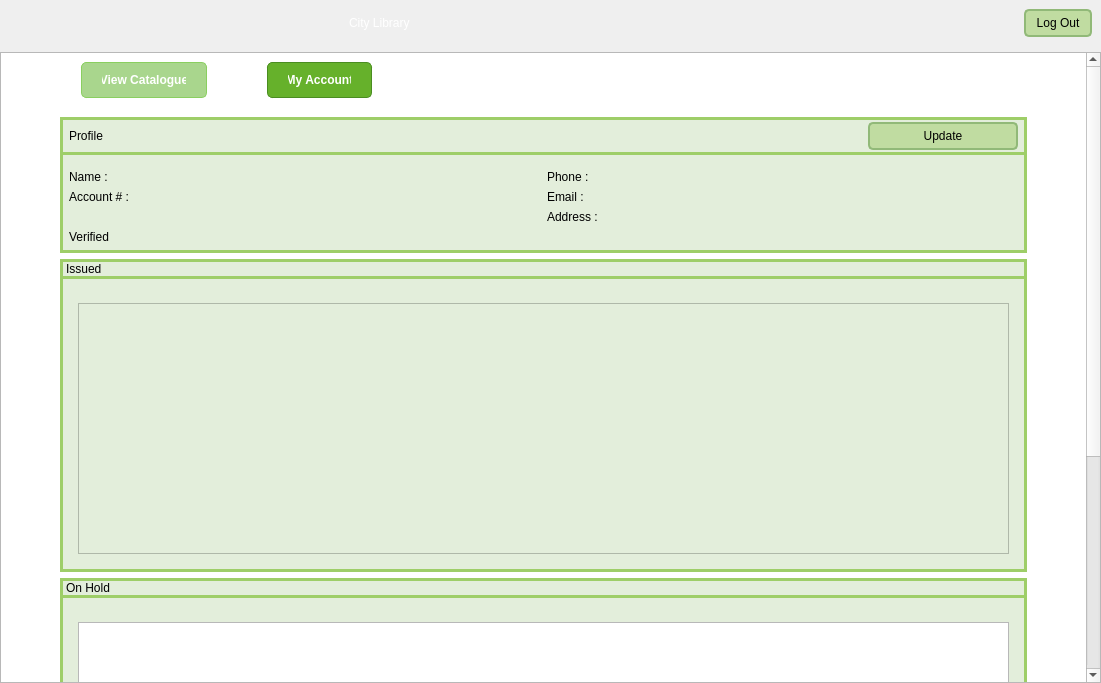
<?xml version="1.0" encoding="UTF-8"?>
<ui version="4.0">
 <class>ViewMemberDashboard</class>
 <widget class="QWidget" name="ViewMemberDashboard">
  <property name="geometry">
   <rect>
    <x>0</x>
    <y>0</y>
    <width>1101</width>
    <height>683</height>
   </rect>
  </property>
  <property name="windowTitle">
   <string>Form</string>
  </property>
  <property name="styleSheet">
   <string notr="true">QPushButton {
    padding: 5px 10px;
    border-radius: 5px;
    outline: none;
    color: rgb(0, 0, 0);
    font: 700 9pt &quot;Segoe UI&quot;;
    background-color: rgb(192, 220, 161);
    border: 2px solid rgb(145, 185, 120);
}

QPushButton:hover {
    background-color: rgb(161, 184, 135); 
    border: 2px solid rgb(130, 165, 110); 
}

QPushButton:pressed {
    background-color: rgb(145, 165, 120);
    border: 2px solid rgb(130, 155, 100); 
    padding-top: 10px; 
    padding-bottom: 6px; 
}

#MemberView{
	background-color: rgb(255, 255, 255);
}
</string>
  </property>
  <layout class="QVBoxLayout" name="verticalLayout">
   <property name="leftMargin">
    <number>0</number>
   </property>
   <property name="topMargin">
    <number>0</number>
   </property>
   <property name="rightMargin">
    <number>0</number>
   </property>
   <property name="bottomMargin">
    <number>0</number>
   </property>
   <item>
    <widget class="QWidget" name="bannerBackground" native="true">
     <property name="maximumSize">
      <size>
       <width>16777215</width>
       <height>150</height>
      </size>
     </property>
     <property name="styleSheet">
      <string notr="true">#bannerBackground {
	background-image: url(:/branding/images/brand/background.jpg);
}</string>
     </property>
     <layout class="QHBoxLayout" name="horizontalLayout" stretch="1,2,0">
      <property name="rightMargin">
       <number>9</number>
      </property>
      <item>
       <widget class="QLabel" name="bannerLogo">
        <property name="text">
         <string/>
        </property>
        <property name="pixmap">
         <pixmap resource="images.qrc">:/branding/images/brand/logoSmall.png</pixmap>
        </property>
       </widget>
      </item>
      <item>
       <widget class="QLabel" name="bannerTitle">
        <property name="styleSheet">
         <string notr="true">#bannerTitle {
	color: rgb(255, 255, 255);
	font: 700 60pt &quot;Segoe UI&quot;;
}</string>
        </property>
        <property name="text">
         <string>City Library</string>
        </property>
       </widget>
      </item>
      <item>
       <widget class="QPushButton" name="logoutButton">
        <property name="minimumSize">
         <size>
          <width>0</width>
          <height>25</height>
         </size>
        </property>
        <property name="maximumSize">
         <size>
          <width>150</width>
          <height>16777215</height>
         </size>
        </property>
        <property name="text">
         <string>Log Out</string>
        </property>
       </widget>
      </item>
     </layout>
    </widget>
   </item>
   <item>
    <widget class="QScrollArea" name="scrollArea">
     <property name="widgetResizable">
      <bool>true</bool>
     </property>
     <widget class="QWidget" name="pageScroll">
      <property name="geometry">
       <rect>
        <x>0</x>
        <y>0</y>
        <width>1085</width>
        <height>1015</height>
       </rect>
      </property>
      <property name="sizePolicy">
       <sizepolicy hsizetype="Expanding" vsizetype="Expanding">
        <horstretch>0</horstretch>
        <verstretch>0</verstretch>
       </sizepolicy>
      </property>
      <property name="styleSheet">
       <string notr="true">#pageScroll{
	background-color: rgb(255, 255, 255);
}</string>
      </property>
      <layout class="QVBoxLayout" name="verticalLayout_6">
       <property name="leftMargin">
        <number>0</number>
       </property>
       <property name="topMargin">
        <number>0</number>
       </property>
       <property name="rightMargin">
        <number>0</number>
       </property>
       <property name="bottomMargin">
        <number>0</number>
       </property>
       <item>
        <widget class="QWidget" name="pageLayout" native="true">
         <property name="styleSheet">
          <string notr="true"/>
         </property>
         <layout class="QVBoxLayout" name="verticalLayout_15">
          <property name="leftMargin">
           <number>50</number>
          </property>
          <property name="rightMargin">
           <number>50</number>
          </property>
          <item>
           <widget class="QTabWidget" name="memberTab">
            <property name="styleSheet">
             <string notr="true">QTabWidget {
    border: none;
}

QTabWidget::pane {
    border: none;
}

QTabBar::tab {
    background-color: rgb(158, 206, 104);
    color: white;
    padding: 10px 20px;
    border: 1px solid rgb(138, 207, 96);
    border-radius: 5px;
    margin-left: 30px;
    margin-right: 30px;
	margin-bottom: 10px;
    font-weight: bold;
}

QTabBar::tab:hover {
    background-color: rgb(118, 193, 68);
}

QTabBar::tab:selected {
    background-color: rgb(102, 177, 43);
    border-color: rgb(74, 141, 33);
}

QTabBar::tab:!selected {
    background-color: rgb(169, 214, 141);
}

QTabWidget::indicator {
    width: 0;
    height: 0;
}
</string>
            </property>
            <property name="currentIndex">
             <number>1</number>
            </property>
            <widget class="QWidget" name="catalogueTab">
             <attribute name="title">
              <string>View Catalogue</string>
             </attribute>
             <layout class="QVBoxLayout" name="verticalLayout_8">
              <property name="leftMargin">
               <number>50</number>
              </property>
              <property name="rightMargin">
               <number>50</number>
              </property>
              <item>
               <layout class="QHBoxLayout" name="tabContents">
                <item>
                 <layout class="QVBoxLayout" name="searchContents">
                  <property name="leftMargin">
                   <number>25</number>
                  </property>
                  <property name="rightMargin">
                   <number>25</number>
                  </property>
                  <item>
                   <widget class="QListWidget" name="catalogueList">
                    <property name="styleSheet">
                     <string notr="true">#catalogueList{
background-color: rgb(227, 238, 219);
border: 5px solid;
border-color: rgb(158, 206, 104);
}</string>
                    </property>
                   </widget>
                  </item>
                 </layout>
                </item>
               </layout>
              </item>
              <item>
               <layout class="QHBoxLayout" name="catalogueFooter">
                <item>
                 <spacer name="horizontalSpacer_3">
                  <property name="orientation">
                   <enum>Qt::Orientation::Horizontal</enum>
                  </property>
                  <property name="sizeHint" stdset="0">
                   <size>
                    <width>40</width>
                    <height>20</height>
                   </size>
                  </property>
                 </spacer>
                </item>
                <item>
                 <widget class="QLabel" name="catalogueFooterLabel">
                  <property name="text">
                   <string/>
                  </property>
                  <property name="pixmap">
                   <pixmap resource="images.qrc">:/branding/images/brand/logoSmall.png</pixmap>
                  </property>
                 </widget>
                </item>
                <item>
                 <spacer name="horizontalSpacer_4">
                  <property name="orientation">
                   <enum>Qt::Orientation::Horizontal</enum>
                  </property>
                  <property name="sizeHint" stdset="0">
                   <size>
                    <width>40</width>
                    <height>20</height>
                   </size>
                  </property>
                 </spacer>
                </item>
               </layout>
              </item>
             </layout>
            </widget>
            <widget class="QWidget" name="accountTab">
             <attribute name="title">
              <string>My Account</string>
             </attribute>
             <layout class="QVBoxLayout" name="verticalLayout_5">
              <property name="sizeConstraint">
               <enum>QLayout::SizeConstraint::SetDefaultConstraint</enum>
              </property>
              <item>
               <widget class="QWidget" name="profileContent" native="true">
                <property name="styleSheet">
                 <string notr="true">#profileContent{
	border: 3px solid;
	border-color: rgb(158, 206, 104);
	background-color: rgb(227, 238, 219);
}

#profileContent * {
	color: rgb(0, 0, 0);
}
</string>
                </property>
                <layout class="QVBoxLayout" name="verticalLayout_4">
                 <property name="leftMargin">
                  <number>0</number>
                 </property>
                 <property name="topMargin">
                  <number>0</number>
                 </property>
                 <property name="rightMargin">
                  <number>0</number>
                 </property>
                 <property name="bottomMargin">
                  <number>0</number>
                 </property>
                 <item>
                  <widget class="QWidget" name="profileTopLayout" native="true">
                   <property name="styleSheet">
                    <string notr="true">#profileTopLayout {
	border: 3px solid;
	border-color: rgb(158, 206, 104);
}</string>
                   </property>
                   <layout class="QHBoxLayout" name="profileTitleLayout">
                    <property name="leftMargin">
                     <number>9</number>
                    </property>
                    <property name="topMargin">
                     <number>5</number>
                    </property>
                    <property name="rightMargin">
                     <number>9</number>
                    </property>
                    <property name="bottomMargin">
                     <number>5</number>
                    </property>
                    <item>
                     <widget class="QLabel" name="profileLabel">
                      <property name="styleSheet">
                       <string notr="true">#profileLabel{
	
	font: 700 12pt &quot;Segoe UI&quot;;
}</string>
                      </property>
                      <property name="text">
                       <string>Profile</string>
                      </property>
                     </widget>
                    </item>
                    <item>
                     <widget class="QPushButton" name="updateButton">
                      <property name="minimumSize">
                       <size>
                        <width>0</width>
                        <height>25</height>
                       </size>
                      </property>
                      <property name="maximumSize">
                       <size>
                        <width>150</width>
                        <height>16777215</height>
                       </size>
                      </property>
                      <property name="text">
                       <string>Update</string>
                      </property>
                     </widget>
                    </item>
                   </layout>
                  </widget>
                 </item>
                 <item>
                  <widget class="QWidget" name="profileDetailsLayout_2" native="true">
                   <layout class="QGridLayout" name="profileDetailsLayout">
                    <property name="leftMargin">
                     <number>9</number>
                    </property>
                    <property name="rightMargin">
                     <number>9</number>
                    </property>
                    <property name="bottomMargin">
                     <number>9</number>
                    </property>
                    <item row="2" column="2">
                     <widget class="QLabel" name="addressLabel">
                      <property name="styleSheet">
                       <string notr="true">#addressLabel{
	font: 700 12pt &quot;Segoe UI&quot;;
}</string>
                      </property>
                      <property name="text">
                       <string>Address :</string>
                      </property>
                     </widget>
                    </item>
                    <item row="0" column="2">
                     <widget class="QLabel" name="phoneLabel">
                      <property name="styleSheet">
                       <string notr="true">#phoneLabel{
	font: 700 12pt &quot;Segoe UI&quot;;
}</string>
                      </property>
                      <property name="text">
                       <string>Phone :</string>
                      </property>
                     </widget>
                    </item>
                    <item row="1" column="2">
                     <widget class="QLabel" name="emailLabel">
                      <property name="styleSheet">
                       <string notr="true">#emailLabel{
	font: 700 12pt &quot;Segoe UI&quot;;
}</string>
                      </property>
                      <property name="text">
                       <string>Email : </string>
                      </property>
                     </widget>
                    </item>
                    <item row="1" column="0">
                     <widget class="QLabel" name="accountLabel">
                      <property name="styleSheet">
                       <string notr="true">#accountLabel{
	font: 700 12pt &quot;Segoe UI&quot;;
}</string>
                      </property>
                      <property name="text">
                       <string>Account # :</string>
                      </property>
                     </widget>
                    </item>
                    <item row="0" column="3">
                     <widget class="QLabel" name="phoneOutputLabel">
                      <property name="styleSheet">
                       <string notr="true">#phoneOutputLabel{
	font: 10pt &quot;Segoe UI&quot;;
}</string>
                      </property>
                      <property name="text">
                       <string/>
                      </property>
                     </widget>
                    </item>
                    <item row="0" column="1">
                     <widget class="QLabel" name="nameOutputLabel">
                      <property name="styleSheet">
                       <string notr="true">#nameOutputLabel{
	font: 10pt &quot;Segoe UI&quot;;
}</string>
                      </property>
                      <property name="text">
                       <string/>
                      </property>
                     </widget>
                    </item>
                    <item row="1" column="1">
                     <widget class="QLabel" name="accountOutputLabel">
                      <property name="styleSheet">
                       <string notr="true">#accountOutputLabel{
	font: 10pt &quot;Segoe UI&quot;;
}</string>
                      </property>
                      <property name="text">
                       <string/>
                      </property>
                     </widget>
                    </item>
                    <item row="2" column="3">
                     <widget class="QLabel" name="addressOutputLabel">
                      <property name="styleSheet">
                       <string notr="true">#addressOutputLabel{
	font: 10pt &quot;Segoe UI&quot;;
}</string>
                      </property>
                      <property name="text">
                       <string/>
                      </property>
                     </widget>
                    </item>
                    <item row="1" column="3">
                     <widget class="QLabel" name="emailOutputLabel">
                      <property name="styleSheet">
                       <string notr="true">#emailOutputLabel{
	font: 10pt &quot;Segoe UI&quot;;
}</string>
                      </property>
                      <property name="text">
                       <string/>
                      </property>
                     </widget>
                    </item>
                    <item row="3" column="0">
                     <widget class="QLabel" name="verifiedLabel">
                      <property name="styleSheet">
                       <string notr="true">#verifiedLabel{
	font: 700 12pt &quot;Segoe UI&quot;;
}</string>
                      </property>
                      <property name="text">
                       <string>Verified</string>
                      </property>
                     </widget>
                    </item>
                    <item row="0" column="0">
                     <widget class="QLabel" name="nameLabel">
                      <property name="styleSheet">
                       <string notr="true">#nameLabel {
	font: 700 12pt &quot;Segoe UI&quot;;
}</string>
                      </property>
                      <property name="text">
                       <string>Name :</string>
                      </property>
                     </widget>
                    </item>
                    <item row="3" column="1">
                     <widget class="QLabel" name="verfiedOutput">
                      <property name="text">
                       <string/>
                      </property>
                     </widget>
                    </item>
                   </layout>
                  </widget>
                 </item>
                </layout>
               </widget>
              </item>
              <item>
               <widget class="QWidget" name="issuedContent" native="true">
                <property name="sizePolicy">
                 <sizepolicy hsizetype="Expanding" vsizetype="Expanding">
                  <horstretch>0</horstretch>
                  <verstretch>0</verstretch>
                 </sizepolicy>
                </property>
                <property name="styleSheet">
                 <string notr="true">#issuedContent{
	border: 3px solid;
	border-color: rgb(158, 206, 104);
	background-color: rgb(227, 238, 219);
}

#issuedContent * {
	color: rgb(0, 0, 0);
}
</string>
                </property>
                <layout class="QVBoxLayout" name="verticalLayout_9" stretch="0,2">
                 <property name="leftMargin">
                  <number>0</number>
                 </property>
                 <property name="topMargin">
                  <number>0</number>
                 </property>
                 <property name="rightMargin">
                  <number>0</number>
                 </property>
                 <property name="bottomMargin">
                  <number>0</number>
                 </property>
                 <item>
                  <widget class="QLabel" name="issuedLabel">
                   <property name="sizePolicy">
                    <sizepolicy hsizetype="Expanding" vsizetype="Expanding">
                     <horstretch>0</horstretch>
                     <verstretch>0</verstretch>
                    </sizepolicy>
                   </property>
                   <property name="styleSheet">
                    <string notr="true">#issuedLabel {
	font: 700 12pt &quot;Segoe UI&quot;;
	border: 3px solid;
	border-color: rgb(158, 206, 104);
}</string>
                   </property>
                   <property name="text">
                    <string>Issued</string>
                   </property>
                  </widget>
                 </item>
                 <item>
                  <widget class="QWidget" name="issuedContentLayout" native="true">
                   <layout class="QVBoxLayout" name="verticalLayout_16">
                    <item>
                     <widget class="QStackedWidget" name="issuedStackedWidget">
                      <property name="styleSheet">
                       <string notr="true">#issuedStackedWidget{
	background-color: rgb(227, 238, 219);
}</string>
                      </property>
                      <property name="currentIndex">
                       <number>0</number>
                      </property>
                      <widget class="QWidget" name="issuedPage">
                       <property name="sizePolicy">
                        <sizepolicy hsizetype="Preferred" vsizetype="Expanding">
                         <horstretch>0</horstretch>
                         <verstretch>0</verstretch>
                        </sizepolicy>
                       </property>
                       <layout class="QVBoxLayout" name="verticalLayout_10">
                        <item>
                         <widget class="QListWidget" name="issuedList">
                          <property name="sizePolicy">
                           <sizepolicy hsizetype="Expanding" vsizetype="Expanding">
                            <horstretch>0</horstretch>
                            <verstretch>0</verstretch>
                           </sizepolicy>
                          </property>
                          <property name="minimumSize">
                           <size>
                            <width>0</width>
                            <height>250</height>
                           </size>
                          </property>
                          <property name="styleSheet">
                           <string notr="true">QListWidget{
	
	background-color: rgb(227, 238, 219);
}

QListWidget::item::hover{
	background-color: rgb(100, 130, 66);
}</string>
                          </property>
                          <property name="verticalScrollBarPolicy">
                           <enum>Qt::ScrollBarPolicy::ScrollBarAlwaysOff</enum>
                          </property>
                          <property name="horizontalScrollBarPolicy">
                           <enum>Qt::ScrollBarPolicy::ScrollBarAsNeeded</enum>
                          </property>
                          <property name="isWrapping" stdset="0">
                           <bool>false</bool>
                          </property>
                          <property name="resizeMode">
                           <enum>QListView::ResizeMode::Adjust</enum>
                          </property>
                         </widget>
                        </item>
                       </layout>
                      </widget>
                      <widget class="QWidget" name="noIssuedPage">
                       <property name="maximumSize">
                        <size>
                         <width>16777215</width>
                         <height>50</height>
                        </size>
                       </property>
                       <layout class="QVBoxLayout" name="verticalLayout_11">
                        <item>
                         <widget class="QLabel" name="noIssueLabel">
                          <property name="styleSheet">
                           <string notr="true">#noIssueLabel{
	
	background-color: rgb(227, 238, 219);
}</string>
                          </property>
                          <property name="text">
                           <string>No books checked out </string>
                          </property>
                          <property name="alignment">
                           <set>Qt::AlignmentFlag::AlignLeading|Qt::AlignmentFlag::AlignLeft|Qt::AlignmentFlag::AlignTop</set>
                          </property>
                         </widget>
                        </item>
                       </layout>
                      </widget>
                     </widget>
                    </item>
                   </layout>
                  </widget>
                 </item>
                </layout>
               </widget>
              </item>
              <item>
               <widget class="QWidget" name="holdContent" native="true">
                <property name="styleSheet">
                 <string notr="true">#holdContent{
	border: 3px solid;
	background-color: rgb(227, 238, 219);
	border-color: rgb(158, 206, 104);
}

#holdContent * {
	color: rgb(0, 0, 0);
}</string>
                </property>
                <layout class="QVBoxLayout" name="verticalLayout_2">
                 <property name="leftMargin">
                  <number>0</number>
                 </property>
                 <property name="topMargin">
                  <number>0</number>
                 </property>
                 <property name="rightMargin">
                  <number>0</number>
                 </property>
                 <property name="bottomMargin">
                  <number>0</number>
                 </property>
                 <item>
                  <widget class="QLabel" name="holdLabel">
                   <property name="styleSheet">
                    <string notr="true">#holdLabel {
	font: 700 12pt &quot;Segoe UI&quot;;
	border: 3px solid;
	border-color: rgb(158, 206, 104);
}</string>
                   </property>
                   <property name="text">
                    <string>On Hold</string>
                   </property>
                  </widget>
                 </item>
                 <item>
                  <widget class="QWidget" name="holdContentLayout" native="true">
                   <layout class="QVBoxLayout" name="verticalLayout_17">
                    <item>
                     <widget class="QStackedWidget" name="holdStackedWidget">
                      <property name="currentIndex">
                       <number>0</number>
                      </property>
                      <widget class="QWidget" name="holdPage">
                       <layout class="QVBoxLayout" name="verticalLayout_3">
                        <item>
                         <widget class="QListWidget" name="holdList">
                          <property name="sizePolicy">
                           <sizepolicy hsizetype="Expanding" vsizetype="MinimumExpanding">
                            <horstretch>0</horstretch>
                            <verstretch>0</verstretch>
                           </sizepolicy>
                          </property>
                          <property name="minimumSize">
                           <size>
                            <width>0</width>
                            <height>250</height>
                           </size>
                          </property>
                          <property name="styleSheet">
                           <string notr="true">QListWidget::item::hover{
	background-color: rgb(100, 130, 66);
}</string>
                          </property>
                         </widget>
                        </item>
                       </layout>
                      </widget>
                      <widget class="QWidget" name="noHoldPage">
                       <layout class="QVBoxLayout" name="verticalLayout_7">
                        <item>
                         <widget class="QLabel" name="noHoldLabel">
                          <property name="styleSheet">
                           <string notr="true">#noHoldLabel{
	
	background-color: rgb(227, 238, 219);
}</string>
                          </property>
                          <property name="text">
                           <string>No books on hold</string>
                          </property>
                          <property name="alignment">
                           <set>Qt::AlignmentFlag::AlignLeading|Qt::AlignmentFlag::AlignLeft|Qt::AlignmentFlag::AlignTop</set>
                          </property>
                         </widget>
                        </item>
                       </layout>
                      </widget>
                     </widget>
                    </item>
                   </layout>
                  </widget>
                 </item>
                </layout>
               </widget>
              </item>
              <item>
               <widget class="QWidget" name="accoutFooterBackground" native="true">
                <property name="minimumSize">
                 <size>
                  <width>0</width>
                  <height>110</height>
                 </size>
                </property>
                <property name="maximumSize">
                 <size>
                  <width>16777215</width>
                  <height>110</height>
                 </size>
                </property>
                <layout class="QGridLayout" name="gridLayout" columnstretch="0,0,0">
                 <item row="0" column="2">
                  <spacer name="horizontalSpacer_2">
                   <property name="orientation">
                    <enum>Qt::Orientation::Horizontal</enum>
                   </property>
                   <property name="sizeHint" stdset="0">
                    <size>
                     <width>40</width>
                     <height>20</height>
                    </size>
                   </property>
                  </spacer>
                 </item>
                 <item row="0" column="1">
                  <widget class="QLabel" name="footerLogo">
                   <property name="text">
                    <string/>
                   </property>
                   <property name="pixmap">
                    <pixmap resource="images.qrc">:/branding/images/brand/logoSmall.png</pixmap>
                   </property>
                  </widget>
                 </item>
                 <item row="0" column="0">
                  <spacer name="horizontalSpacer">
                   <property name="orientation">
                    <enum>Qt::Orientation::Horizontal</enum>
                   </property>
                   <property name="sizeHint" stdset="0">
                    <size>
                     <width>472</width>
                     <height>5</height>
                    </size>
                   </property>
                  </spacer>
                 </item>
                </layout>
               </widget>
              </item>
             </layout>
            </widget>
           </widget>
          </item>
         </layout>
        </widget>
       </item>
      </layout>
     </widget>
    </widget>
   </item>
  </layout>
 </widget>
 <resources>
  <include location="images.qrc"/>
 </resources>
 <connections/>
</ui>
